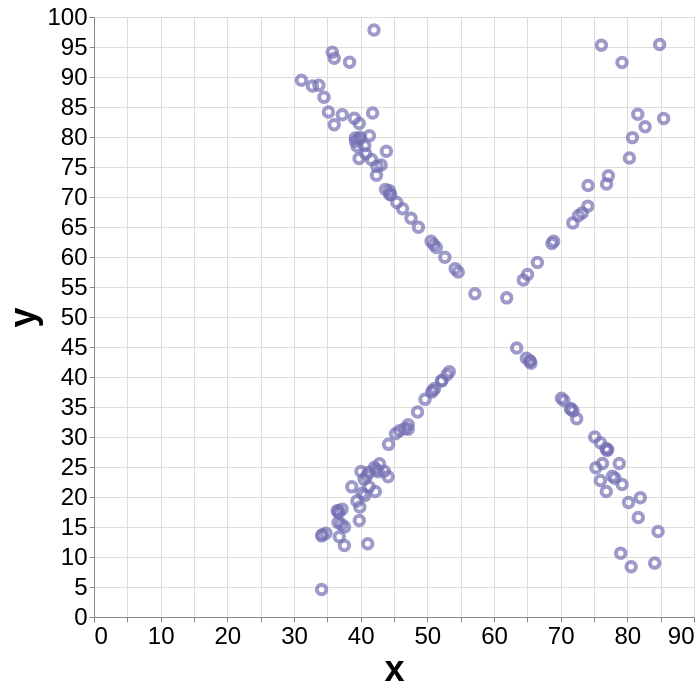

Write the Vega-Lite specification saved for this chart.
### Vega-Lite specification from a JSON file in a GitHub repository (floating-point values rounded to 4 significant figures; data arrays with more than 128 entries replaced by an {"elided": "..."} marker saying what was removed)
{"config": {"view": {"width": 400, "height": 300}, "mark": {"tooltip": null}, "axis": {"labelFontSize": 24, "titleFontSize": 36}}, "data": {"name": "data-2de995b2e1a55b37fb3c3e9819bb692a"}, "mark": {"type": "point", "color": "#7570b3"}, "encoding": {"size": {"value": 90}, "strokeWidth": {"value": 4}, "x": {"type": "quantitative", "field": "x"}, "y": {"type": "quantitative", "field": "y"}}, "height": 600, "width": 600, "$schema": "https://vega.github.io/schema/vega-lite/v5.json", "datasets": {"data-2de995b2e1a55b37fb3c3e9819bb692a": {"elided": "142 records"}}}
